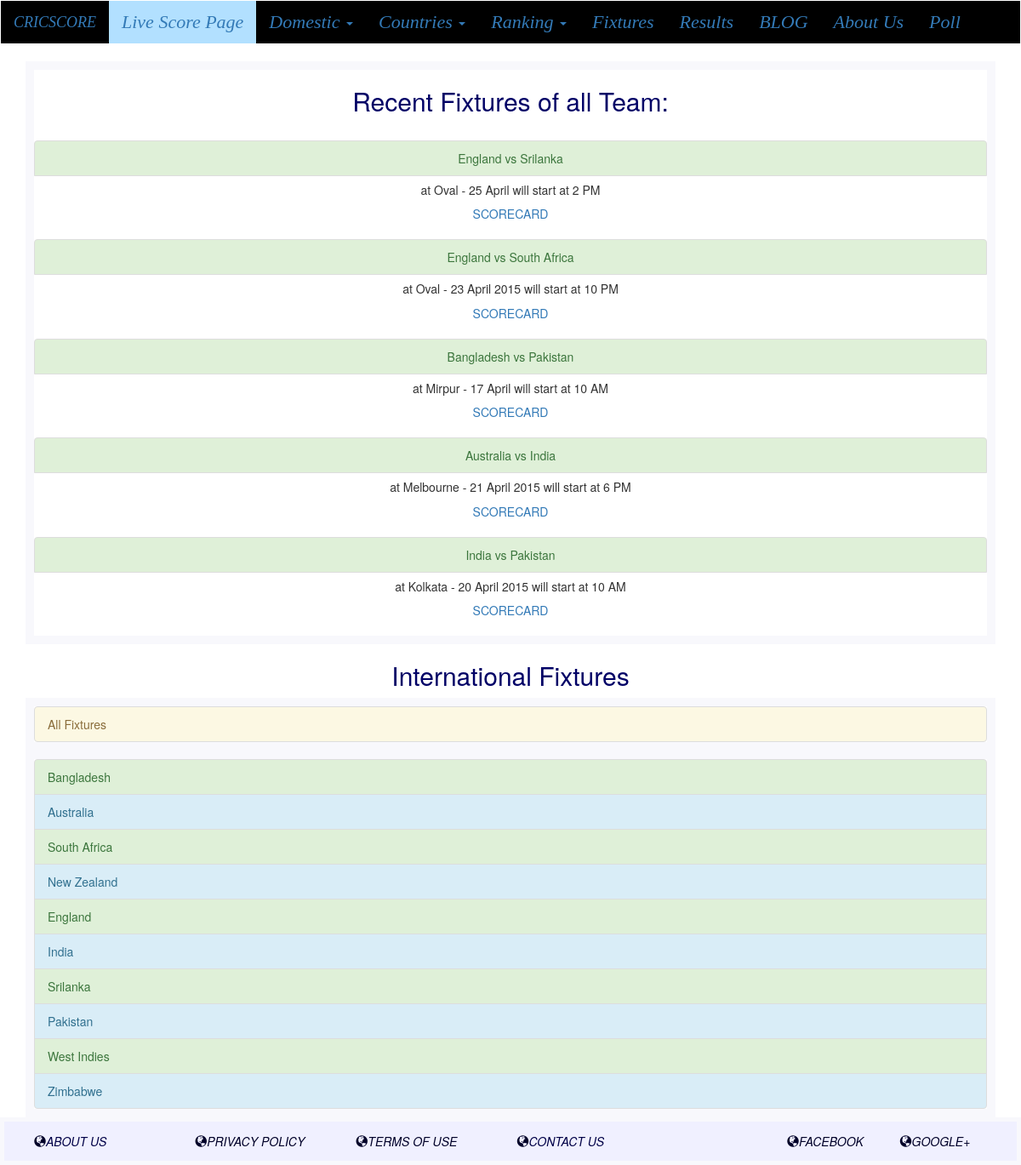
Page /Fixture.php?team_id=all on the committed database.
### tables this page shows
CREATE TABLE IF NOT EXISTS `match_history` (
  `match_id` int(6) NOT NULL,
  `teamA` varchar(20) NOT NULL,
  `teamB` varchar(20) NOT NULL,
  `winner` varchar(20) DEFAULT NULL,
  `mom` varchar(30) NOT NULL,
  `match_date` varchar(30) NOT NULL,
  `place` varchar(30) NOT NULL,
  `toss` varchar(20) NOT NULL,
  `first_bat` varchar(20) NOT NULL,
  `scoreA` varchar(3) NOT NULL,
  `scoreB` varchar(3) NOT NULL,
  `wicketA` int(2) NOT NULL,
  `wicketB` int(2) NOT NULL,
  `overA` int(2) NOT NULL,
  `overB` int(2) NOT NULL,
  `extraA` int(2) NOT NULL,
  `extraB` int(2) NOT NULL,
  `umpireA` varchar(20) NOT NULL,
  `umpireB` varchar(20) NOT NULL,
  `referee` varchar(20) NOT NULL,
  `match_time` varchar(20) DEFAULT NULL,
  `match_status` varchar(10) DEFAULT NULL,
  `won_by` varchar(14) DEFAULT NULL,
  `match_type` varchar(20) NOT NULL DEFAULT 'International'
);

### Fixture.php (the view, shortened to what this page needs)
<?php
  include("header.php");
?>
<div class="container">
          <?php
          if(isset($_GET["team_id"])){
              $team_id=$_GET["team_id"];
              require('connectdb.php');
              $stt = "FIXTURED";
              $All = "all";
              $sql = "";
              if($team_id == $All) $sql = "SELECT * FROM match_history WHERE match_status = '$stt' ORDER BY match_id DESC";
              else $sql = "SELECT * FROM match_history WHERE match_status = '$stt' AND (teamA = '$team_id' OR teamB = '$team_id')  ORDER BY match_id DESC";
              $result = mysqli_query($cnctdb, $sql);
              $total_match = mysqli_num_rows($result);
              if($total_match != 0){
              ?>
                    <div class="result_list" style="">
                        <h2 class="Result_header">Recent Fixtures of <?php echo $team_id; ?> Team:</h2>
                        <br>
                      <?php
                        while($row1 = mysqli_fetch_row($result)){
                          $msg3 = " at ".$row1[6]." - ".$row1[5]." will start at ".$row1[20];
                        ?>
                            <div style="text-align:center;float:center;">
                              <a href="Scorecard.php?id=<?php echo $row1[0]; ?>" class="list-group-item list-group-item-success"> <?php echo $row1[1]." vs ".$row1[2]; ?> </a>
                              <h5><?php echo $msg3; ?></h5>
                              <a href="Scorecard.php?id=<?php echo $row1[0]; ?>">SCORECARD</a>
                            </div>
                            <br>
                      <?php
                        }
                        ?>
                    </div>
                <?php
                 }
                 ?>
         <?php
          }
        ?>
    </div>
<div class="container result_international">
  <h2 class="Result_header">International Fixtures</h2>
  <div class="All_result">
    <a href="Fixture.php?team_id=all" class="list-group-item list-group-item-warning">All Fixtures</a>
  </div>
  <div class="international_result_list">
    <div class="result_list">
      <a href="Fixture.php?team_id=Bangladesh" class="list-group-item list-group-item-success">Bangladesh</a>
      <a href="Fixture.php?team_id=Australia" class="list-group-item list-group-item-info">Australia</a>
      <a href="Fixture.php?team_id=South Africa" class="list-group-item list-group-item-success">South Africa</a>
      <a href="Fixture.php?team_id=New Zealand" class="list-group-item list-group-item-info">New Zealand</a>
      <a href="Fixture.php?team_id=England" class="list-group-item list-group-item-success">England</a>
      <a href="Fixture.php?team_id=India" class="list-group-item list-group-item-info">India</a>
      <a href="Fixture.php?team_id=Srilanka" class="list-group-item list-group-item-success">Srilanka</a>
      <a href="Fixture.php?team_id=Pakistan" class="list-group-item list-group-item-info">Pakistan</a>
      <a href="Fixture.php?team_id=West Indies" class="list-group-item list-group-item-success">West Indies</a>
      <a href="Fixture.php?team_id=Zimbabwe" class="list-group-item list-group-item-info">Zimbabwe</a>
    </div>
  </div>
</div>
<?php
  include("footer.php");
?>

### style_cricket.css (style rules this page uses)
h2.Result_header { color: #000066; text-align:center; }
div.All_result { border: 10px solid; border-color: #F8F8FC; }
div.result_list { border: 10px solid; border-color: #F8F8FC; }

### rows in the picture
match_history: teamA "England", teamB "Srilanka", msg3 "at Oval - 25 April will start at 2 PM"
match_history: teamA "England", teamB "South Africa", msg3 "at Oval - 23 April 2015 will start at 10 PM"
match_history: teamA "Bangladesh", teamB "Pakistan", msg3 "at Mirpur - 17 April will start at 10 AM"
match_history: teamA "Australia", teamB "India", msg3 "at Melbourne - 21 April 2015 will start at 6 PM"
match_history: teamA "India", teamB "Pakistan", msg3 "at Kolkata - 20 April 2015 will start at 10 AM"

### other values in the picture
$team_id "all"
